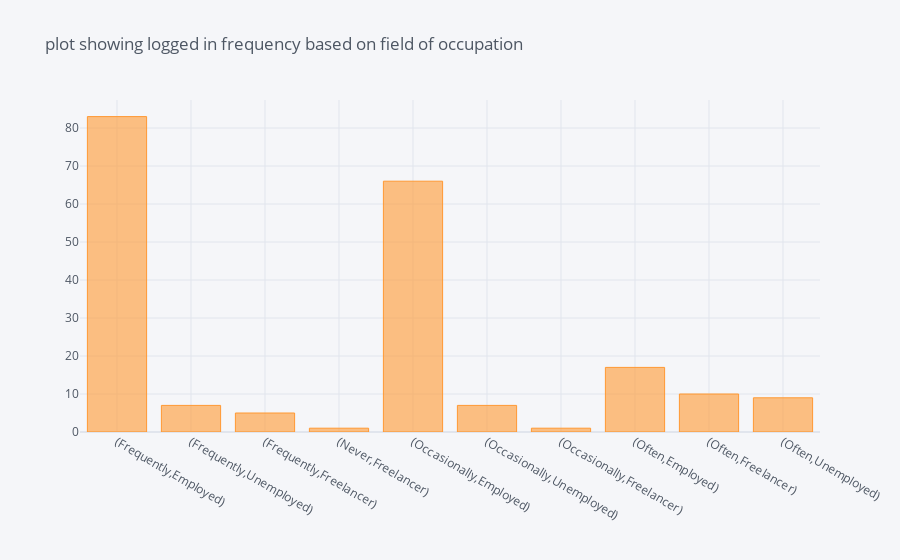

This figure's notebook cell:
### Code cell
'''Bar Chart of Logged in frequency based on Field of Occupation'''

plot_data3 = data_set['Field of Occupation'].groupby(data_set['Logged in Frequency']).value_counts()
bar_plot3 = plot_data3.iplot(kind='bar', title='plot showing logged in frequency based on field of occupation')
bar_plot3

### Figure 1 — Plotly figure (JSON) as saved in the notebook; plotly's stock layout.template omitted (floating-point values rounded to 4 significant figures)
{"data": [{"marker": {"color": "rgba(255, 153, 51, 0.6)", "line": {"color": "rgba(255, 153, 51, 1.0)", "width": 1}}, "name": "Field of Occupation", "orientation": "v", "text": "", "type": "bar", "x": ["(Frequently,Employed)", "(Frequently,Unemployed)", "(Frequently,Freelancer)", "(Never,Freelancer)", "(Occasionally,Employed)", "(Occasionally,Unemployed)", "(Occasionally,Freelancer)", "(Often,Employed)", "(Often,Freelancer)", "(Often,Unemployed)"], "y": [83, 7, 5, 1, 66, 7, 1, 17, 10, 9]}], "layout": {"legend": {"bgcolor": "#F5F6F9", "font": {"color": "#4D5663"}}, "paper_bgcolor": "#F5F6F9", "plot_bgcolor": "#F5F6F9", "title": {"font": {"color": "#4D5663"}, "text": "plot showing logged in frequency based on field of occupation"}, "xaxis": {"gridcolor": "#E1E5ED", "showgrid": true, "tickfont": {"color": "#4D5663"}, "title": {"font": {"color": "#4D5663"}, "text": ""}, "zerolinecolor": "#E1E5ED"}, "yaxis": {"gridcolor": "#E1E5ED", "showgrid": true, "tickfont": {"color": "#4D5663"}, "title": {"font": {"color": "#4D5663"}, "text": ""}, "zerolinecolor": "#E1E5ED"}}}
